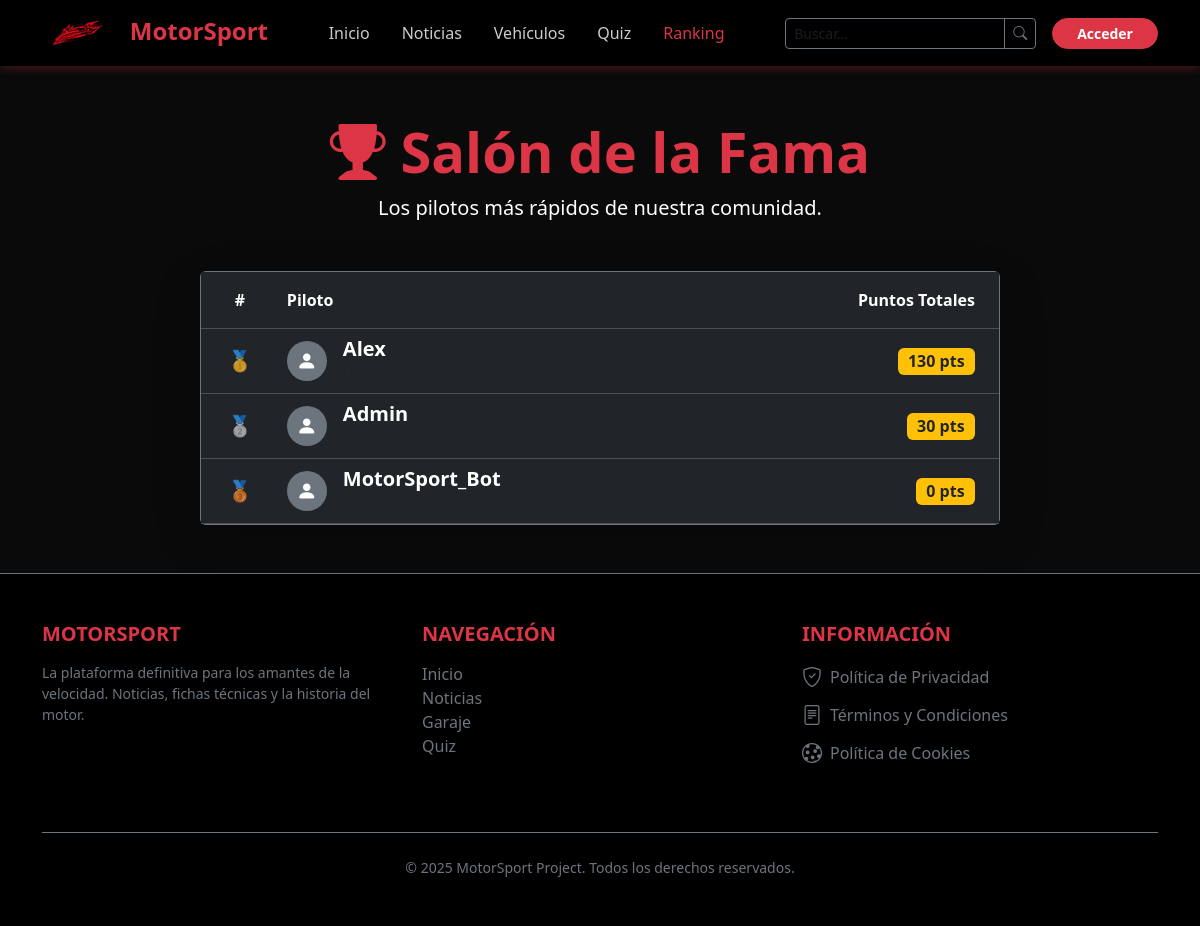
Page /ranking on the committed database.
### models.py (models this page shows, shortened)
class User(UserMixin, db.Model):
    __tablename__ = "users"
    id = db.Column(db.Integer, primary_key=True)
    username = db.Column(db.String(50), unique=True, nullable=False)
    email = db.Column(db.String(120), unique=True, nullable=False)
    password_hash = db.Column(db.String(255), nullable=False)
    role = db.Column(db.Enum("user", "editor", "admin"), default="user")
    settings = db.Column(db.JSON, nullable=True)
    score = db.Column(db.Integer, default=0)
    comments = db.relationship("Comment", backref="author_rel", lazy=True)

### app.py (the view)
@app.route("/ranking")
def ranking():
    top_users = User.query.order_by(User.score.desc()).limit(10).all()
    return render_template("ranking.html", users=top_users)

### templates/ranking.html (shortened to what this page needs)
{% extends "base.html" %}
{% block content %}
<div class="container py-5">
    <div class="text-center mb-5">
        <h1 class="display-4 fw-bold text-danger"><i class="bi bi-trophy-fill"></i> Salón de la Fama</h1>
        <p class="lead text-white">Los pilotos más rápidos de nuestra comunidad.</p>
    </div>
    <div class="card bg-dark border-secondary mx-auto shadow-lg" style="max-width: 800px;">
        <div class="card-body p-0">
            <table class="table table-dark table-hover mb-0 align-middle">
                <thead class="bg-danger text-white">
                    <tr>
                        <th scope="col" class="text-center py-3">#</th>
                        <th scope="col" class="py-3">Piloto</th>
                        <th scope="col" class="text-end py-3 pe-4">Puntos Totales</th>
                    </tr>
                </thead>
                <tbody>
                    {% for user in users %}
                    <tr
                        class="{% if current_user.is_authenticated and user.id == current_user.id %}table-active border-start border-4 border-warning{% endif %}">
                        <td class="text-center fw-bold text-muted fs-5">
                            {% if loop.index == 1 %}🥇{% elif loop.index == 2 %}🥈{% elif loop.index == 3 %}🥉{% else
                            %}{{ loop.index }}{% endif %}
                        </td>
                        <td>
                            <div class="d-flex align-items-center">
                                <div class="bg-secondary rounded-circle d-flex align-items-center justify-content-center me-3"
                                    style="width: 40px; height: 40px;">
                                    <i class="bi bi-person-fill text-white fs-5"></i>
                                </div>
                                <div>
                                    <h5 class="mb-0 fw-bold">{{ user.username }}</h5>
                                    <small class="text-muted">{{ user.role|upper }}</small>
                                </div>
                            </div>
                        </td>
                        <td class="text-end pe-4">
                            <span class="badge bg-warning text-dark fs-6">{{ user.score }} pts</span>
                        </td>
                    </tr>
                    {% else %}
                    <tr>
                        <td colspan="3" class="text-center py-4 text-muted">Aún no hay pilotos clasificados.</td>
                    </tr>
                    {% endfor %}
                </tbody>
            </table>
        </div>
    </div>
</div>
{% endblock %}

### templates/base.html (style rules this page uses)
:root { --primary-color: #dc3545; --secondary-color: #212529; --accent-color: #ffc107; }
body { font-family: 'Segoe UI', Tahoma, Geneva, Verdana, sans-serif; background-color: #0a0a0a; color: #ffffff; min-height: 100vh; display: flex; flex-direction: column; }

### rows in the picture
User: username "Alex", score "130"
User: username "Admin", score "30"
User: username "MotorSport_Bot", score "0"
